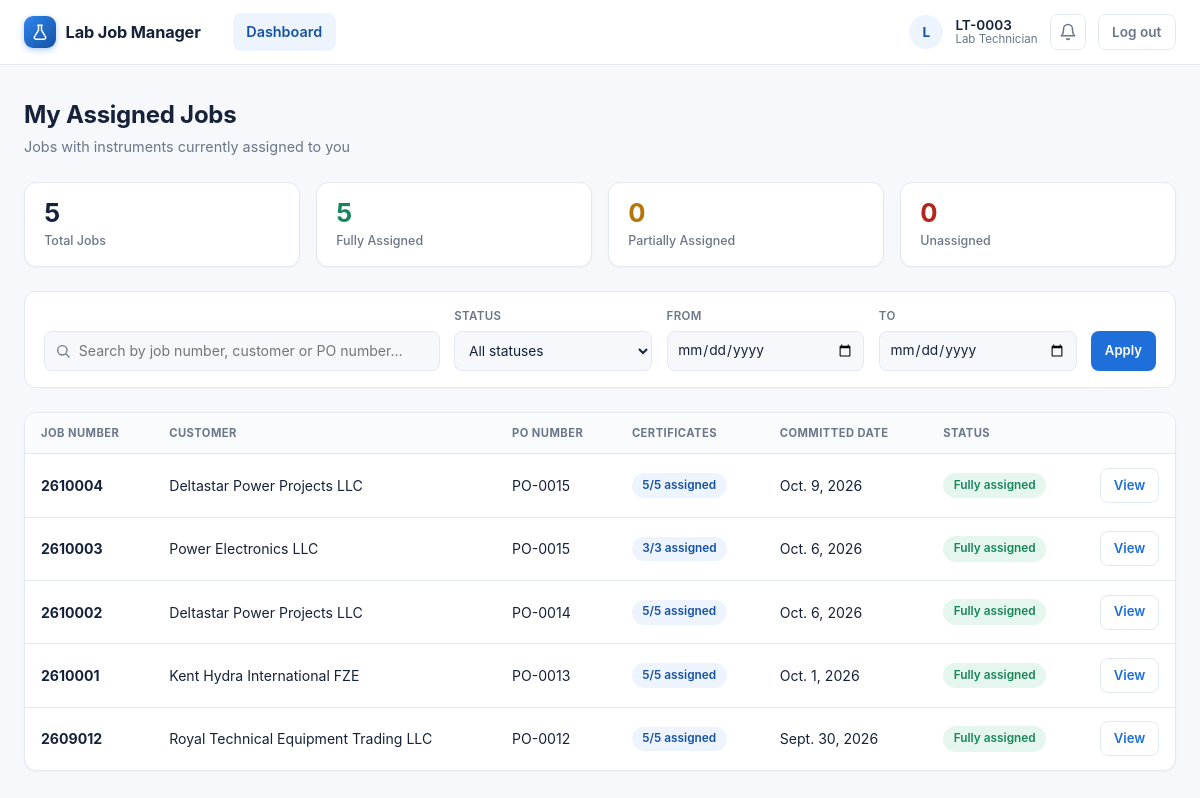
Page / (signed in) on the committed database.
### labmanager/models.py (models this page shows, shortened)
class User(AbstractUser):
    class Role(models.TextChoices):
        LAB_HEAD = "head", "Lab Head"
        TECHNICIAN = "technician", "Lab Technician"
    role = models.CharField(max_length=20, choices=Role.choices, default=Role.LAB_HEAD)
    @property
    def is_lab_head(self):
        return self.role == self.Role.LAB_HEAD

class Job(models.Model):
    job_number = models.CharField(max_length=20, unique=True, editable=False)
    customer_name = models.CharField(max_length=200)
    customer_address = models.TextField(blank=True)
    telephone_number = models.CharField(
        max_length=50,
        blank=True
    )
    fax_number = models.CharField(
        max_length=50,
        blank=True
    )
    location = models.CharField(
        max_length=200,
        blank=True,
        choices=LOCATION_CHOICES
    )
    scope_of_work = models.CharField(
        max_length=500,
        blank=True
    )
    po_number = models.CharField(max_length=100)
    quantity = models.PositiveIntegerField(help_text="Total number of certificates for this job")
    committed_date = models.DateField(null=True, blank=True)
    created_by = models.ForeignKey(User, on_delete=models.PROTECT, related_name="jobs_created")
    created_at = models.DateTimeField(auto_now_add=True)
    class Meta:
        ordering = ["-created_at"]
    @property
    def certificates_assigned_count(self):
        return sum(li.quantity for li in self.line_items.all())

class JobLineItem(models.Model):
    job = models.ForeignKey(Job, on_delete=models.CASCADE, related_name="line_items")
    instrument = models.ForeignKey(Instrument, on_delete=models.PROTECT, related_name="line_items")
    model = models.CharField(max_length=150, blank=True)
    range_from = models.DecimalField(max_digits=12, decimal_places=2, null=True, blank=True)
    range_to = models.DecimalField(max_digits=12, decimal_places=2, null=True, blank=True)
    unit = models.CharField(max_length=50, blank=True, null=True, choices=UNIT_CHOICES)
    quantity = models.PositiveIntegerField(default=1)
    assigned_to = models.ForeignKey(User, on_delete=models.PROTECT,  related_name="assigned_line_items", limit_choices_to={"role": User.Role.TECHNICIAN},)
    calibration_points = models.PositiveIntegerField(default=1)
    calibration_validity_value = models.PositiveIntegerField(
        null=True,
        blank=True,
        verbose_name="Calibration Validity",
    )
    calibration_validity_unit = models.CharField(
        max_length=10,
        choices=CALIBRATION_VALIDITY_UNIT_CHOICES,
        default="years",
        blank=True,
    )
    reference_procedure = models.CharField(max_length=150, blank=True, choices=REFERENCE_PROCEDURE_CHOICES)

### labmanager/views.py (the view, shortened to what this page needs)
# urls.py: path("", views.dashboard, name="dashboard"),
@login_required
def dashboard(request):
    if request.user.is_lab_head:
        jobs = Job.objects.all()
    else:
        jobs = Job.objects.filter(line_items__assigned_to=request.user).distinct()
    search_query = request.GET.get("q", "").strip()
    status_filter = request.GET.get("status", "").strip()
    date_from = request.GET.get("date_from", "").strip()
    date_to = request.GET.get("date_to", "").strip()
    if date_from:
        jobs = jobs.filter(committed_date__gte=date_from)
    if date_to:
        jobs = jobs.filter(committed_date__lte=date_to)
    jobs = jobs.distinct()
    jobs_list = list(jobs)
    complete_count = 0
    partial_count = 0
    unassigned_count = 0
    for job in jobs_list:
        assigned = job.certificates_assigned_count
        job.assignment_percent = int(round((assigned / job.quantity) * 100)) if job.quantity else 0
        if assigned <= 0:
            job.assignment_status = "unassigned"
            unassigned_count += 1
        elif assigned < job.quantity:
            job.assignment_status = "partial"
            partial_count += 1
        else:
            job.assignment_status = "complete"
            complete_count += 1
    if status_filter in ("complete", "partial", "unassigned"):
        jobs_list = [j for j in jobs_list if j.assignment_status == status_filter]
    context = {
        "jobs": jobs_list,
        "search_query": search_query,
        "status_filter": status_filter,
        "date_from": date_from,
        "date_to": date_to,
        "total_jobs": len(jobs_list) if not status_filter else (complete_count + partial_count + unassigned_count),
        "complete_count": complete_count,
        "partial_count": partial_count,
        "unassigned_count": unassigned_count,
    }
    return render(request, "labmanager/dashboard.html", context)

### labmanager/context_processors.py (called while the page is built)
def notifications(request):
    user = getattr(request, "user", None)
    if not user or not user.is_authenticated:
        return {}
    qs = Notification.objects.filter(recipient=user)
    return {
        "unread_notification_count": qs.filter(is_read=False).count(),
        "recent_notifications": list(qs[:10]),
    }

### labmanager/templates/labmanager/dashboard.html (shortened to what this page needs)
{% extends "labmanager/base.html" %}
{% block content %}
<div class="dash-page">
    <div class="dash-header">
        <div>
            <h1>{% if user.is_lab_head %}All Jobs{% else %}My Assigned Jobs{% endif %}</h1>
            <p class="dash-sub">
                {% if user.is_lab_head %}
                    Overview of every calibration job in the system
                {% else %}
                    Jobs with instruments currently assigned to you
                {% endif %}
            </p>
        </div>
    </div>
    <div class="dash-stats">
        <div class="dash-stat">
            <span class="dash-stat-value">{{ total_jobs }}</span>
            <span class="dash-stat-label">Total Jobs</span>
        </div>
        <div class="dash-stat">
            <span class="dash-stat-value dash-stat-complete">{{ complete_count }}</span>
            <span class="dash-stat-label">Fully Assigned</span>
        </div>
        <div class="dash-stat">
            <span class="dash-stat-value dash-stat-partial">{{ partial_count }}</span>
            <span class="dash-stat-label">Partially Assigned</span>
        </div>
        <div class="dash-stat">
            <span class="dash-stat-value dash-stat-unassigned">{{ unassigned_count }}</span>
            <span class="dash-stat-label">Unassigned</span>
        </div>
    </div>
    <form method="get" class="dash-toolbar">
        <div class="dash-search">
            <input
                type="text"
                name="q"
                value="{{ search_query }}"
                placeholder="Search by job number, customer or PO number…"
                autocomplete="off"
            >
        </div>
        <div class="dash-filter-group">
            <label class="dash-filter-label" for="dash-status">Status</label>
            <select id="dash-status" name="status">
                <option value="" {% if not status_filter %}selected{% endif %}>All statuses</option>
            </select>
        </div>
        <div class="dash-filter-group">
            <label class="dash-filter-label" for="dash-date-from">From</label>
            <input type="date" id="dash-date-from" name="date_from" value="{{ date_from }}">
        </div>
        <div class="dash-filter-group">
            <label class="dash-filter-label" for="dash-date-to">To</label>
            <input type="date" id="dash-date-to" name="date_to" value="{{ date_to }}">
        </div>
        <div class="dash-filter-actions">
            <button type="submit" class="dash-btn dash-btn-primary dash-btn-small">Apply</button>
        </div>
    </form>
    <div class="dash-card">
        <div class="dash-table-wrap">
            <table class="dash-table">
                <thead>
                    <tr>
                        <th>Job Number</th>
                        <th>Customer</th>
                        <th>PO Number</th>
                        <th>Certificates</th>
                        <th>Committed Date</th>
                        <th>Status</th>
                        <th class="dash-col-action"></th>
                    </tr>
                </thead>
                <tbody>
                    {% for job in jobs %}
                    <tr>
                        <td data-label="Job Number"><span class="dash-job-number">{{ job.job_number }}</span></td>
                        <td data-label="Customer">{{ job.customer_name }}</td>
                        <td data-label="PO Number">{{ job.po_number }}</td>
                        <td><span class="pill">{{ job.certificates_assigned_count }}/{{ job.quantity }} assigned</span></td>
                        <td data-label="Committed Date">{{ job.committed_date|default:"—" }}</td>
                        <td data-label="Status">
                            {% if job.assignment_status == "complete" %}
                                <span class="dash-badge dash-badge-complete">Fully assigned</span>
                            {% elif job.assignment_status == "partial" %}
                                <span class="dash-badge dash-badge-partial">Partially assigned</span>
                            {% else %}
                                <span class="dash-badge dash-badge-unassigned">Unassigned</span>
                            {% endif %}
                        </td>
                        <td data-label="" class="dash-col-action">
                            <a
                                class="dash-btn dash-btn-ghost dash-btn-small"
                                href="{% url 'job_detail' job.pk %}">
                                View
                            </a>
                        </td>
                    </tr>
                    {% endfor %}
                </tbody>
            </table>
        </div>
    </div>
</div>
{% endblock %}

### labmanager/templates/labmanager/base.html (shortened to what this page needs)
{% load static %}
<!DOCTYPE html>
<html lang="en">
<head>
    <link rel="stylesheet" href="{% static 'styles.css' %}">
</head>
<body>
    {% with current=request.resolver_match.url_name %}
    <header class="topbar">
        <div class="topbar-inner">
            <a class="brand" href="{% url 'dashboard' %}">
                <span class="brand-mark">
                    <svg width="18" height="18" viewBox="0 0 24 24" fill="none" xmlns="http://www.w3.org/2000/svg">
                        <path d="M9 3h6M10 3v6.5L4.6 18.6A2 2 0 0 0 6.3 21.5h11.4a2 2 0 0 0 1.7-2.9L14 9.5V3" stroke="currentColor" stroke-width="2" stroke-linecap="round" stroke-linejoin="round"/>
                    </svg>
                </span>
                Lab Job Manager
            </a>
            {% if user.is_authenticated %}
                <div class="nav-menu">
                    <nav class="nav-links">
                        <a class="nav-link {% if current == 'dashboard' %}active{% endif %}" href="{% url 'dashboard' %}">Dashboard</a>
                    </nav>
                    <div class="nav-user">
                        <span class="nav-avatar">{{ user.username|slice:":1" }}</span>
                        <span class="nav-user-meta">
                            <span class="nav-user-name">{{ user.username }}</span>
                            <span class="nav-user-role">{% if user.is_lab_head %}Lab Head{% else %}Lab Technician{% endif %}</span>
                        </span>
                        <details class="notif" id="notif">
                            <summary class="notif-btn" aria-label="Notifications" title="Notifications">
                                <svg width="18" height="18" viewBox="0 0 24 24" fill="none"><path d="M18 8a6 6 0 1 0-12 0c0 7-3 9-3 9h18s-3-2-3-9M13.73 21a2 2 0 0 1-3.46 0" stroke="currentColor" stroke-width="2" stroke-linecap="round" stroke-linejoin="round"/></svg>
                            </summary>
                        </details>
                        <form method="post" action="{% url 'logout' %}" style="display: inline;">
                            <button type="submit" class="logout-btn">Log out</button>
                        </form>
                    </div>
                </div>
            {% else %}
                <div class="nav-auth">
                    <a class="nav-link {% if current == 'login' %}active{% endif %}" href="{% url 'login' %}">Log in</a>
                    <a class="nav-link {% if current == 'signup' %}active{% endif %}" href="{% url 'signup' %}">Sign up</a>
                </div>
            {% endif %}
        </div>
    </header>
    {% endwith %}
    <main class="container">
        {% block content %}{% endblock %}
    </main>
</body>
</html>

### rows in the picture
User: username "L", username "LT-0003"
Job: job_number "2610004", customer_name "Deltastar Power Projects LLC", po_number "PO-0015", certificates_assigned_count "5", quantity "5", committed_date "Oct. 9, 2026", shows "Fully assigned"
Job: job_number "2610003", customer_name "Power Electronics LLC", po_number "PO-0015", certificates_assigned_count "3", quantity "3", committed_date "Oct. 6, 2026", shows "Fully assigned"
Job: job_number "2610002", customer_name "Deltastar Power Projects LLC", po_number "PO-0014", certificates_assigned_count "5", quantity "5", committed_date "Oct. 6, 2026", shows "Fully assigned"
Job: job_number "2610001", customer_name "Kent Hydra International FZE", po_number "PO-0013", certificates_assigned_count "5", quantity "5", committed_date "Oct. 1, 2026", shows "Fully assigned"
Job: job_number "2609012", customer_name "Royal Technical Equipment Trading LLC", po_number "PO-0012", certificates_assigned_count "5", quantity "5", committed_date "Sept. 30, 2026", shows "Fully assigned"

### other values in the picture
{{ total_jobs }} "5"
{{ complete_count }} "5"
{{ partial_count }} "0"
{{ unassigned_count }} "0"
